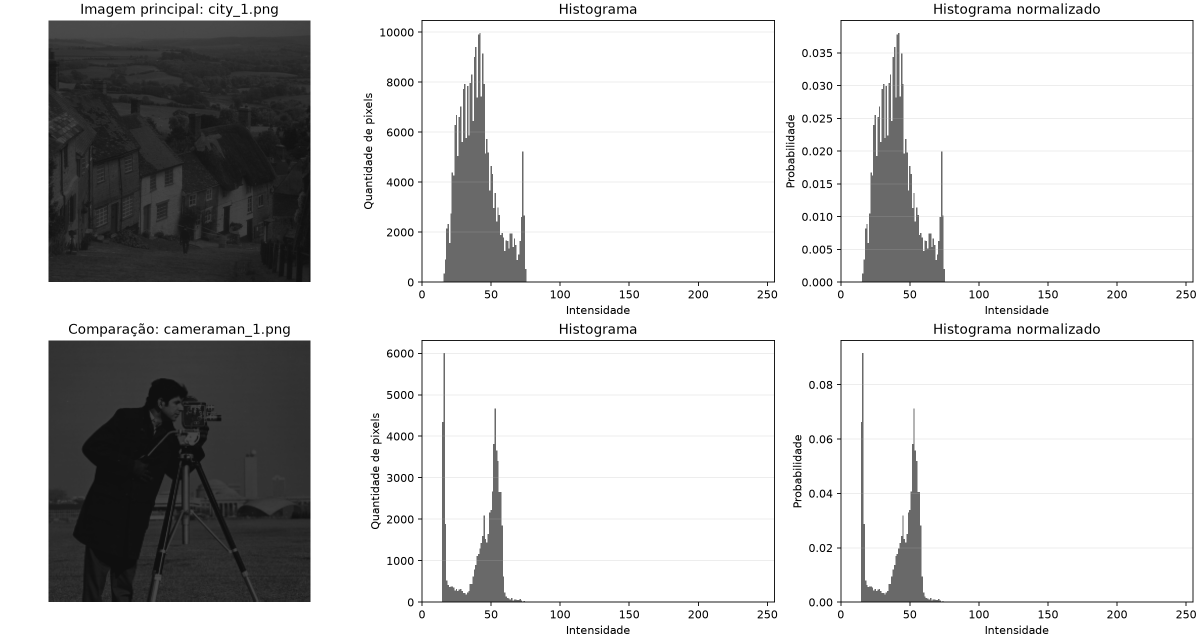
#> input picture Atividade Extra Classe 5/resultados/Q1_resultados.png, 2400 x 1280 px, given in place of bell-1.png, which was not available (shown at 1/2 size)
$ python Q4.py
#> lines starting #> are read from the running program, lines starting #| are printed output that depends on the picture; after the words box and inside, x2 and y2 are one past the last pixel; in counts of white or black regions, pixels touching at a corner belong together; pictures that were not available may be replaced by others from this repository, and a replacement may not be noted
from pathlib import Path

import cv2
import matplotlib.pyplot as plt
import numpy as np
from numpy.lib.stride_tricks import sliding_window_view


PASTA_ATUAL = Path(__file__).resolve().parent
ARQUIVO_ENTRADA = PASTA_ATUAL / "imagens" / "binarias_diversas" / "bell-1.png"
ARQUIVO_SAIDA = PASTA_ATUAL / "resultados" / "Q4_resultados.png"
TAMANHOS_ELEMENTO = [3, 5]


def carregar_imagem_binaria(caminho):
    imagem = cv2.imread(str(caminho), cv2.IMREAD_GRAYSCALE)
#> imagem is the input picture: shape (1280, 2400); min 0, max 255, mean 207.8

    if imagem is None:
        raise FileNotFoundError(f"Não foi possível ler a imagem: {caminho}")

    return imagem > 127
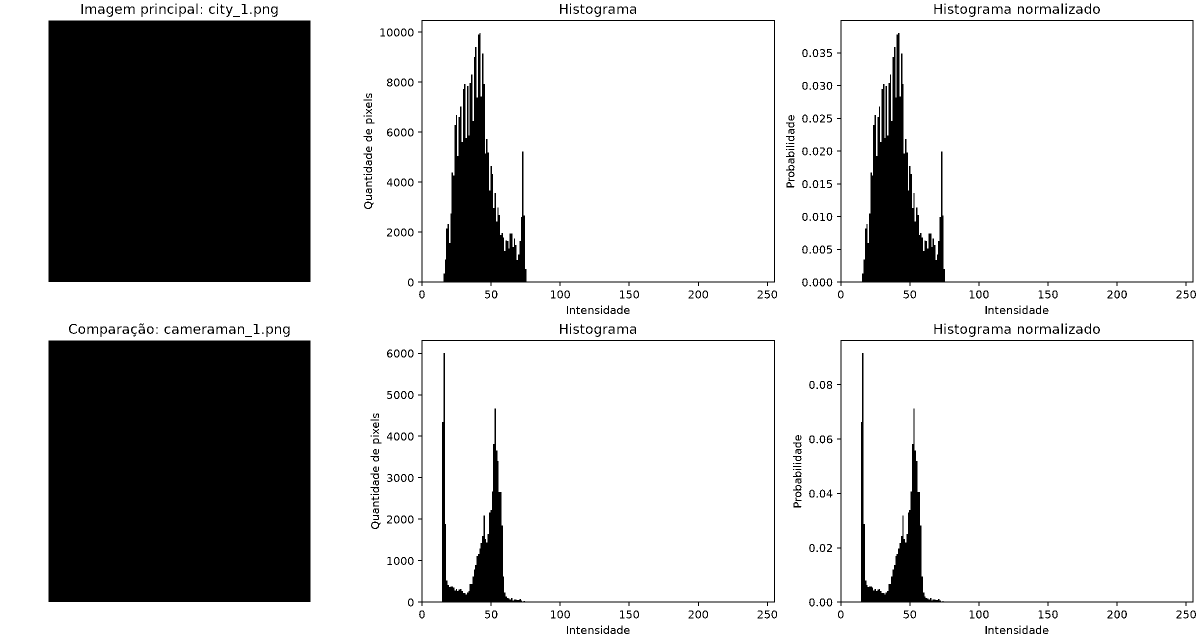
#> returned value: shape (1280, 2400) bool (shown at 1/2 size); 77.3% white; 417 black regions (40 under 20 px), largest, box (x1, y1, x2, y2) and area: (97, 41, 621, 564) 274052, (97, 681, 621, 1204) 274052, (1674, 40, 2387, 572) 41243


def criar_elemento_estruturante(tamanho):
    if tamanho <= 0 or tamanho % 2 == 0:
        raise ValueError("O tamanho do elemento estruturante deve ser positivo e ímpar.")

    return np.ones((tamanho, tamanho), dtype=bool)


def criar_janelas(imagem, tamanho):
    margem = tamanho // 2
    imagem_preenchida = np.pad(imagem, margem, mode="constant", constant_values=False)
    return sliding_window_view(imagem_preenchida, (tamanho, tamanho))


def erodir(imagem, elemento_estruturante):
    tamanho = elemento_estruturante.shape[0]
    janelas = criar_janelas(imagem, tamanho)
    return np.all(janelas[:, :, elemento_estruturante], axis=2)


def dilatar(imagem, elemento_estruturante):
    tamanho = elemento_estruturante.shape[0]
    janelas = criar_janelas(imagem, tamanho)
    return np.any(janelas[:, :, elemento_estruturante], axis=2)


def abrir(imagem, elemento_estruturante):
    imagem_erodida = erodir(imagem, elemento_estruturante)
    return dilatar(imagem_erodida, elemento_estruturante)


def fechar(imagem, elemento_estruturante):
    imagem_dilatada = dilatar(imagem, elemento_estruturante)
    return erodir(imagem_dilatada, elemento_estruturante)


def exibir_imagem(eixo, imagem, titulo):
    eixo.imshow(imagem, cmap="gray", vmin=False, vmax=True)
    eixo.set_title(titulo)
    eixo.axis("off")


def criar_previa(imagem, aberturas, fechamentos):
    # Previa criada com auxilio de IA para melhor visualização das imagens
    figura = plt.figure(figsize=(9, 12), constrained_layout=True)
    grade = figura.add_gridspec(3, 2)
    eixo_original = figura.add_subplot(grade[0, :])
    exibir_imagem(eixo_original, imagem, "Imagem original")

    for indice, tamanho in enumerate(TAMANHOS_ELEMENTO, start=1):
        eixo_abertura = figura.add_subplot(grade[indice, 0])
        eixo_fechamento = figura.add_subplot(grade[indice, 1])
        exibir_imagem(eixo_abertura, aberturas[tamanho], f"Abertura {tamanho} * {tamanho}")
        exibir_imagem(eixo_fechamento, fechamentos[tamanho], f"Fechamento {tamanho} * {tamanho}")

    ARQUIVO_SAIDA.parent.mkdir(exist_ok=True)
    figura.savefig(ARQUIVO_SAIDA, dpi=160)
    plt.show()


def main():
    imagem = carregar_imagem_binaria(ARQUIVO_ENTRADA)
    aberturas = {}
    fechamentos = {}

    for tamanho in TAMANHOS_ELEMENTO:
        elemento_estruturante = criar_elemento_estruturante(tamanho)
        aberturas[tamanho] = abrir(imagem, elemento_estruturante)
        fechamentos[tamanho] = fechar(imagem, elemento_estruturante)

        if aberturas[tamanho].shape != imagem.shape:
            raise ValueError("A abertura alterou as dimensões da imagem.")

        if fechamentos[tamanho].shape != imagem.shape:
            raise ValueError("O fechamento alterou as dimensões da imagem.")
#> this loop made 2 passes
#> pass 1, in abrir, `imagem_erodida = erodir(imagem, elemento_estruturante)`:
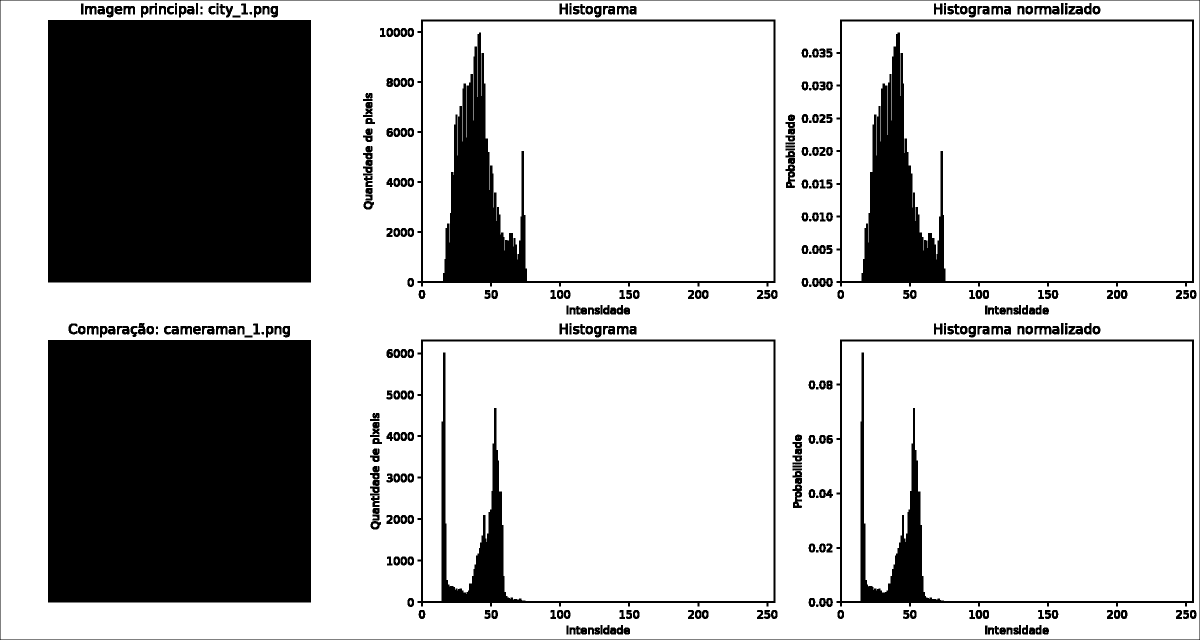
#> imagem_erodida: shape (1280, 2400) bool (shown at 1/2 size); 74.9% white; 377 black regions, largest, box (x1, y1, x2, y2) and area: (96, 40, 622, 565) 276150, (96, 680, 622, 1205) 276150, (1673, 39, 2388, 573) 49559
#> pass 1, in criar_janelas (call 2), `imagem_preenchida = np.pad(imagem, margem, mode="constant", constant_v..`:
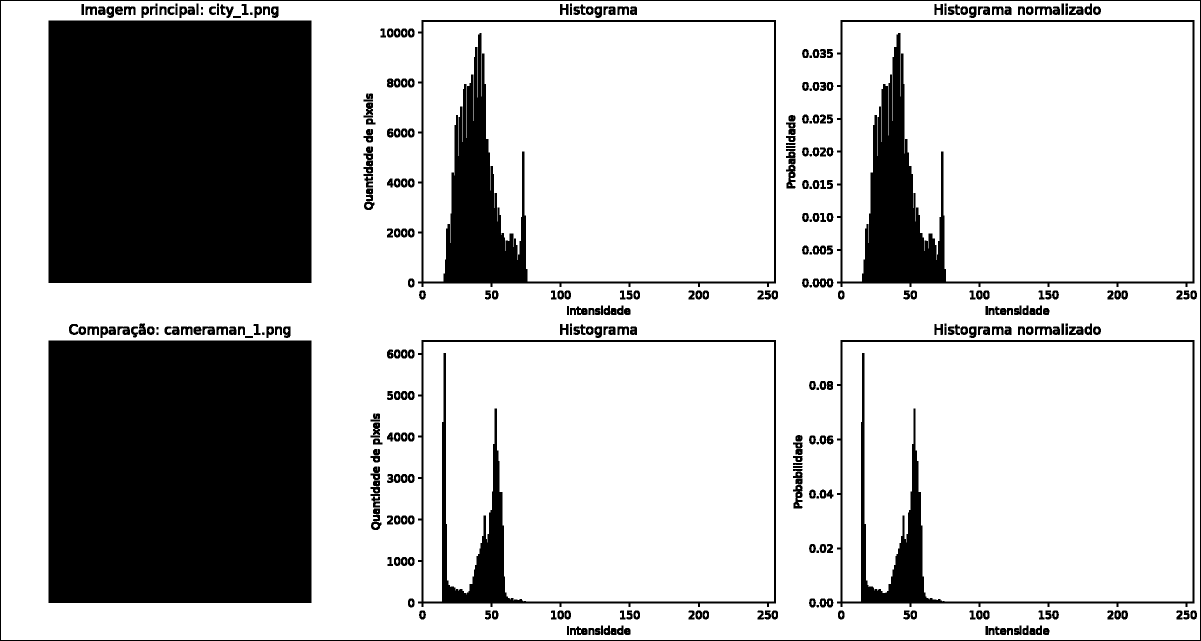
#> imagem_preenchida: shape (1282, 2402) bool (shown at 1/2 size); 74.7% white; 377 black regions, largest, box (x1, y1, x2, y2) and area: (97, 41, 623, 566) 276150, (97, 681, 623, 1206) 276150, (1674, 40, 2389, 574) 49559
#> pass 1, in fechar, `imagem_dilatada = dilatar(imagem, elemento_estruturante)`:
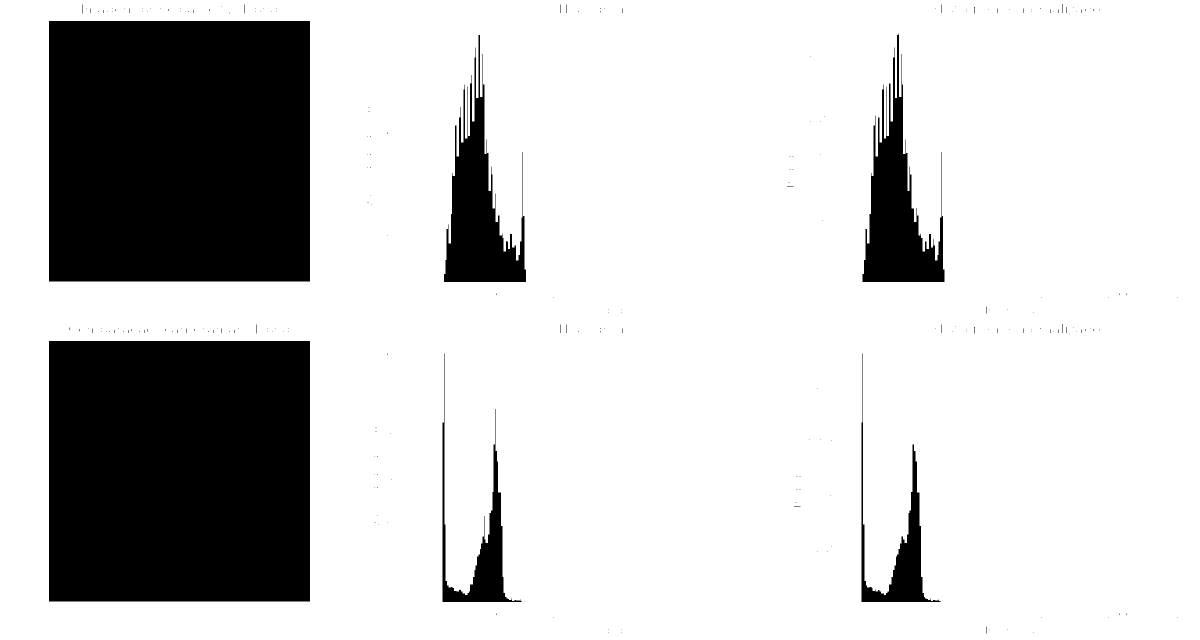
#> imagem_dilatada: shape (1280, 2400) bool (shown at 1/2 size); 79.3% white; 230 black regions (224 under 20 px), largest, box (x1, y1, x2, y2) and area: (98, 42, 620, 563) 271962, (98, 682, 620, 1203) 271962, (1725, 67, 1889, 564) 32927, (888, 70, 1052, 564) 32733, (885, 707, 1043, 1204) 13083, (1723, 707, 1881, 1204) 12634
#> after the loop, aberturas = 2 items; fechamentos = 2 items

    print(f"Imagem utilizada: {ARQUIVO_ENTRADA.name}")
    print(f"Pixels do objeto na imagem original: {imagem.sum()}")
#| Pixels do objeto na imagem original: 2374324

    for tamanho in TAMANHOS_ELEMENTO:
        print(
            f"Elemento {tamanho}x{tamanho}: "
            f"abertura={aberturas[tamanho].sum()} pixels, "
            f"fechamento={fechamentos[tamanho].sum()} pixels"
        )

    criar_previa(imagem, aberturas, fechamentos)
#> in criar_previa, `figura.savefig(ARQUIVO_SAIDA, dpi=160)`:
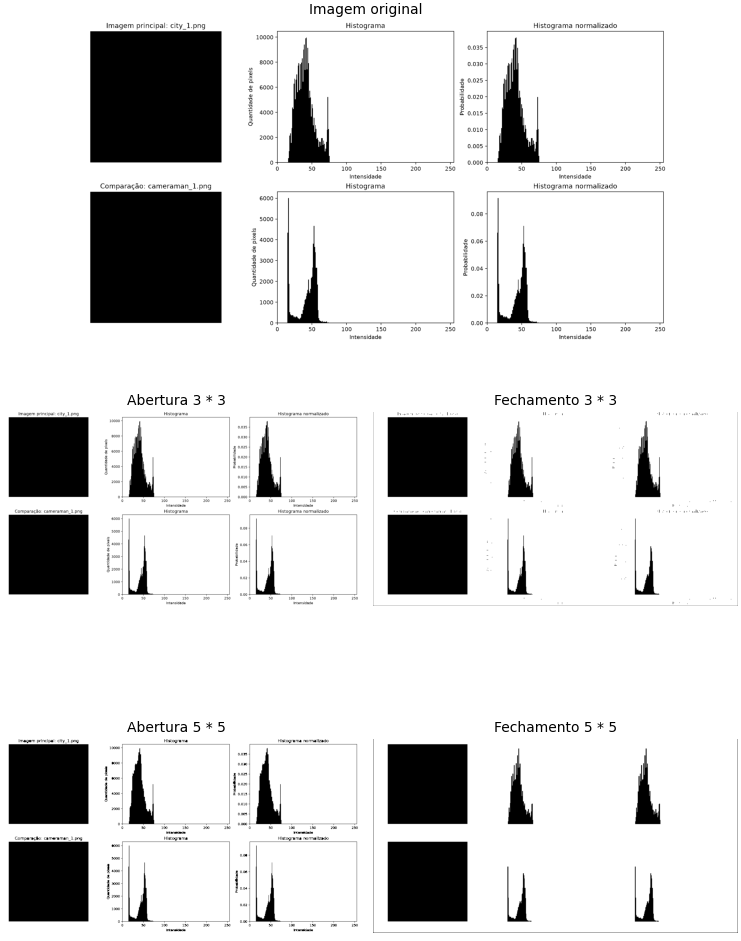
#> figure drawn by matplotlib, 5 panels


if __name__ == "__main__":
    main()

$ run again, on Atividade Extra Classe 5/resultados/Q2_resultados.png
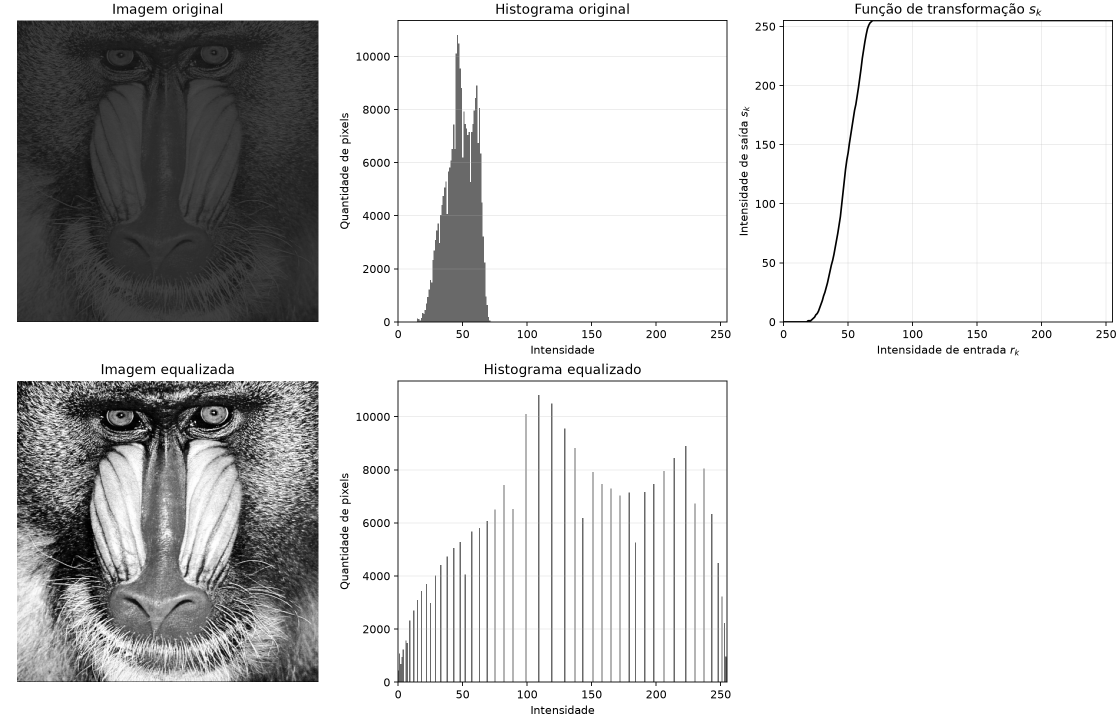
#> input picture Atividade Extra Classe 5/resultados/Q2_resultados.png, 2240 x 1440 px, given in place of bell-1.png, which was not available (shown at 1/2 size)
#> in carregar_imagem_binaria, imagem is the input picture: shape (1440, 2240); min 0, max 255, mean 211.2
#> in carregar_imagem_binaria, `return imagem > 127`:
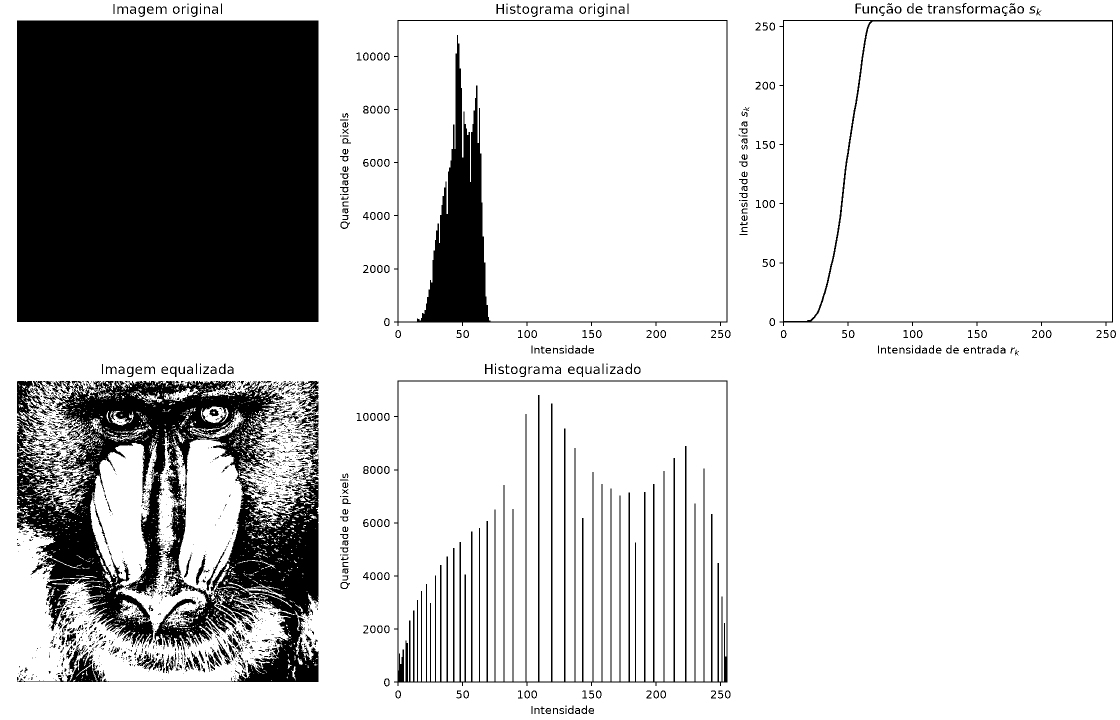
#> returned value: shape (1440, 2240) bool (shown at 1/2 size); 79.8% white; 1925 black regions (1424 under 20 px), largest, box (x1, y1, x2, y2) and area: (34, 41, 637, 644) 363609, (34, 762, 637, 1364) 152445, (788, 40, 1455, 652) 41076
#> the loop in main, `for tamanho in TAMANHOS_ELEMENTO:` made 2 passes
#> pass 1, in fechar, `imagem_dilatada = dilatar(imagem, elemento_estruturante)`:
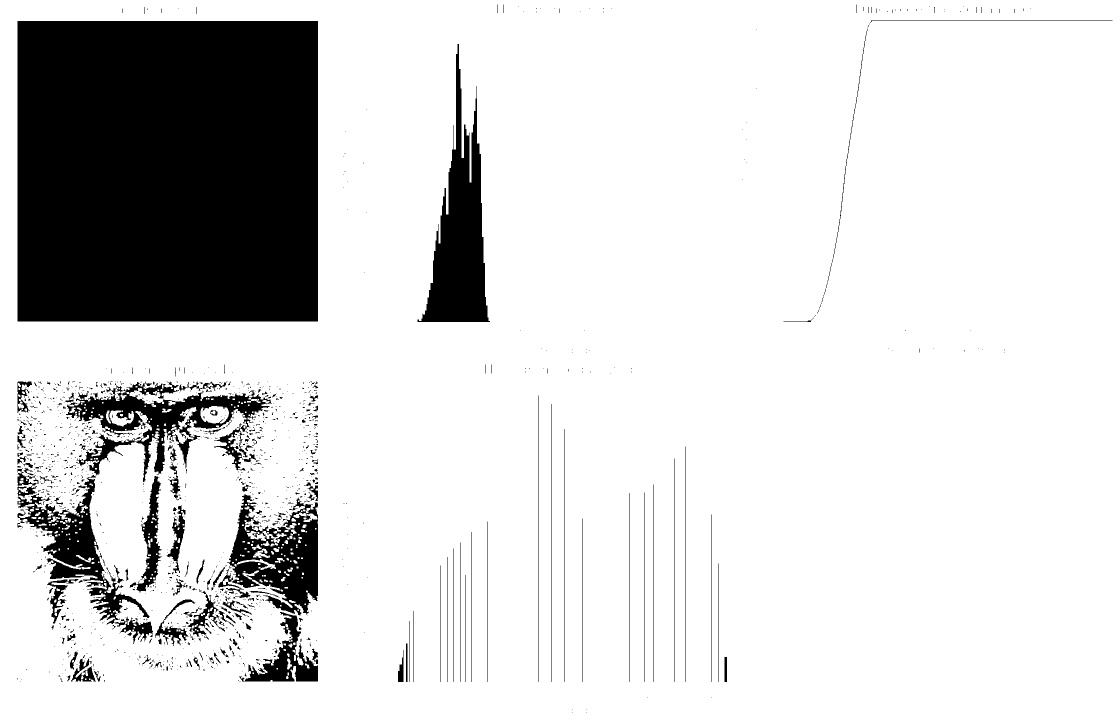
#> imagem_dilatada: shape (1440, 2240) bool (shown at 1/2 size); 84.4% white; 1293 black regions (1129 under 20 px), largest, box (x1, y1, x2, y2) and area: (35, 42, 636, 643) 361201, (835, 88, 980, 644) 33668, (132, 763, 544, 964) 24655
#> after the loop in main, `for tamanho in TAMANHOS_ELEMENTO:`: aberturas = 2 items
#| Pixels do objeto na imagem original: 2575237
